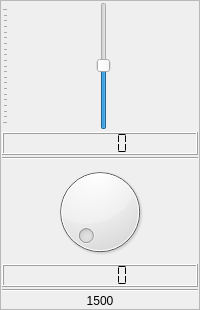
                     <widget class="QFrame" name="verticalFrame_20">
                      <property name="frameShape">
                       <enum>QFrame::StyledPanel</enum>
                      </property>
                      <layout class="QVBoxLayout" name="verticalLayout_21">
                       <property name="spacing">
                        <number>2</number>
                       </property>
                       <property name="leftMargin">
                        <number>1</number>
                       </property>
                       <property name="topMargin">
                        <number>1</number>
                       </property>
                       <property name="rightMargin">
                        <number>1</number>
                       </property>
                       <property name="bottomMargin">
                        <number>1</number>
                       </property>
                       <item>
                        <widget class="QSlider" name="eq_sld_17">
                         <property name="sizePolicy">
                          <sizepolicy hsizetype="Preferred" vsizetype="Expanding">
                           <horstretch>0</horstretch>
                           <verstretch>0</verstretch>
                          </sizepolicy>
                         </property>
                         <property name="minimumSize">
                          <size>
                           <width>0</width>
                           <height>128</height>
                          </size>
                         </property>
                         <property name="minimum">
                          <number>-300</number>
                         </property>
                         <property name="maximum">
                          <number>300</number>
                         </property>
                         <property name="singleStep">
                          <number>10</number>
                         </property>
                         <property name="value">
                          <number>1</number>
                         </property>
                         <property name="orientation">
                          <enum>Qt::Vertical</enum>
                         </property>
                         <property name="tickPosition">
                          <enum>QSlider::TicksAbove</enum>
                         </property>
                         <property name="tickInterval">
                          <number>30</number>
                         </property>
                        </widget>
                       </item>
                       <item>
                        <widget class="QLCDNumber" name="lcdNumber_88">
                         <property name="smallDecimalPoint">
                          <bool>true</bool>
                         </property>
                         <property name="segmentStyle">
                          <enum>QLCDNumber::Flat</enum>
                         </property>
                        </widget>
                       </item>
                       <item>
                        <widget class="Line" name="line_68">
                         <property name="orientation">
                          <enum>Qt::Horizontal</enum>
                         </property>
                        </widget>
                       </item>
                       <item>
                        <widget class="QDial" name="dial_17">
                         <property name="maximumSize">
                          <size>
                           <width>16777215</width>
                           <height>16777215</height>
                          </size>
                         </property>
                         <property name="minimum">
                          <number>1</number>
                         </property>
                         <property name="maximum">
                          <number>500</number>
                         </property>
                         <property name="singleStep">
                          <number>10</number>
                         </property>
                        </widget>
                       </item>
                       <item>
                        <widget class="QLCDNumber" name="lcdNumber_47">
                         <property name="smallDecimalPoint">
                          <bool>true</bool>
                         </property>
                         <property name="segmentStyle">
                          <enum>QLCDNumber::Flat</enum>
                         </property>
                        </widget>
                       </item>
                       <item>
                        <widget class="Line" name="line_17">
                         <property name="orientation">
                          <enum>Qt::Horizontal</enum>
                         </property>
                        </widget>
                       </item>
                       <item>
                        <widget class="QLabel" name="label_31">
                         <property name="text">
                          <string>1500</string>
                         </property>
                         <property name="scaledContents">
                          <bool>true</bool>
                         </property>
                         <property name="alignment">
                          <set>Qt::AlignCenter</set>
                         </property>
                        </widget>
                       </item>
                      </layout>
                     </widget>
